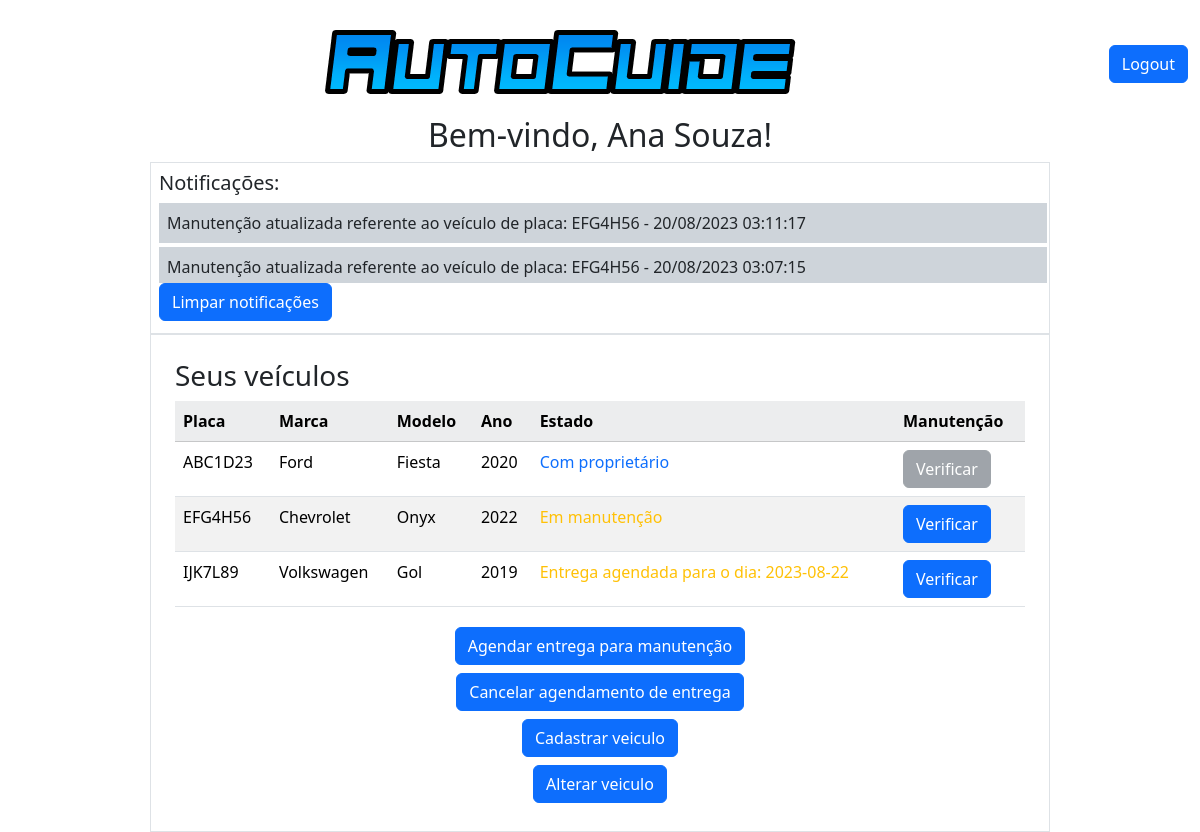
Page /app/views/painel.php (signed in) on the committed database.
### tables this page shows
CREATE TABLE `veiculos` (
  `id` int(11) NOT NULL,
  `marca` varchar(100) NOT NULL,
  `modelo` varchar(100) NOT NULL,
  `ano` int(11) NOT NULL,
  `placa` varchar(10) NOT NULL,
  `proprietario_id` int(11) NOT NULL,
  `estado_do_veiculo` varchar(100) NOT NULL
);

### includes/headerCliente.php (called while the page is built, shortened)
<?php
$user_id = $_SESSION['user_id'];
?>

### app/views/painel.php (the view, shortened to what this page needs)
<?php
require_once '../../includes/headerCliente.php';
require_once '../../includes/headerView.php';
require_once '../models/Manutencao.php';
require_once 'notificacoesView.php';
$user_nome = $_SESSION["user_nome"];
$databaseConnection = DatabaseConnection::getInstance();
$conn = $databaseConnection->getConnection();
$sql_consulta_veiculos = "SELECT id, placa, marca, modelo, ano, estado_do_veiculo FROM veiculos WHERE proprietario_id = $user_id";
$resultado_veiculos = $conn->query($sql_consulta_veiculos);
?>
<!DOCTYPE html>
<html>
<head>
    <link href="https://cdn.jsdelivr.net/npm/bootstrap@5.3.1/dist/css/bootstrap.min.css" rel="stylesheet"
>
</head>
<body>
    <div class="container-fluid d-flex justify-content-between align-items-center" style="margin-top: 1rem;">
        <?php headerVieW(); ?>
        <a href="../controllers/logout.php" class="btn btn-primary mb-1">Logout</a>
    </div>
    <div class="container d-flex align-items-start justify-content-center">
        <h2><a>Bem-vindo,</a>
            <?php echo $user_nome; ?>!
        </h2>
    </div>
    <?php
    $notificacoes = new Notificacoes();
    $notificacoesArray = $notificacoes->getNotificacoesFromDB($user_id);
    $notificacoesView = new NotificacoesView();
    $notificacoesView->mostrarNotificacoes($notificacoesArray);
    if ($resultado_veiculos->num_rows == 0) { ?>
        <div class="container-fluid d-flex justify-content-center border p-2" style="width: 75vw;">
            <?php
            echo "<p>Você ainda não possui veículos cadastrados.</p>";
            ?>
        </div>
        <?php
    } else {
        ?>
        <div class="d-flex flex-column justify-content-center align-items-center">
            <div class="col-md-4 border p-4" style="width: 75vw;">
                <h3>Seus veículos</h3>
                <table class="table table-striped text-body-white table-hover">
                    <tr class="table-light ">
                        <th>Placa</th>
                        <th>Marca</th>
                        <th>Modelo</th>
                        <th>Ano</th>
                        <th>Estado</th>
                        <th>Manutenção</th>
                    </tr>
                    <?php
                    while ($veiculo = $resultado_veiculos->fetch_assoc()) {
                        $placa = $veiculo['placa'];
                        $marca = $veiculo['marca'];
                        $modelo = $veiculo['modelo'];
                        $ano = $veiculo['ano'];
                        $estado = $veiculo['estado_do_veiculo'];
                        $sql_consulta_manutecao = "SELECT * FROM manutencoes WHERE placa = '$placa' AND estado_do_veiculo != 'Entregue ao proprietario' AND data_manutencao = (SELECT MAX(data_manutencao) FROM manutencoes WHERE placa = '$placa')";
                        if ($estado == "Com proprietário")
                            echo "<tr >";
                        echo "<td class=' fw-medium '>$placa</td>";
                        echo "<td>$marca</td>";
                        echo "<td>$modelo</td>";
                        echo "<td>$ano</td>";
                        echo "<td class=' fw-medium ";
                        if ($estado == "Com proprietário") {
                            echo "text-primary'";
                        } else if ($estado == "Manutenção concluída") {
                            echo " text-success'";
                        } else {
                            echo "text-warning'";
                        }
                        echo ">$estado</td>";
                        echo "<td>
                <form action='verificarManutencao.php' method='post'>
                <input type='hidden' name='placa' value='$placa'>
                 <input type='submit' value='Verificar' class='fw-medium ";
                        ?>
                        <?php
                        $resultado_manutencao = $conn->query($sql_consulta_manutecao);
                        if ($resultado_manutencao->num_rows == 0) {
                            echo "btn btn-secondary' disabled ";
                        } else if ($estado == "Com proprietário") {
                            echo "btn btn-secondary' disabled ";
                        } else {
                            echo "btn btn-primary'";
                        }
                        echo " ></form></td>";
                        echo "</tr>";
                    }
                    ?>
                </table>
                <div class="d-flex flex-column justify-content-center align-items-center">
                    <a href="agendamentoManutencao.php" class="btn btn-primary my-1">Agendar entrega para manutenção</a>
                    <a href="cancelamentoDeAgendamento.php" class="btn btn-primary my-1">Cancelar
                        agendamento de entrega</a>
                </div>
                <?php
    }
    ?>
            <div class="d-flex flex-column justify-content-center align-items-center">
                <a href="cadastroVeiculo.php" class="btn btn-primary my-1">Cadastrar veiculo</a>
                <?php
                if ($resultado_veiculos->num_rows !== 0) { ?>
                    <a href="alteracaoVeiculo.php" class="btn btn-primary my-1">Alterar veiculo</a>
                    <?php
                }
                ?>
            </div>
        </div>
    </div>
</body>
</html>

### includes/headerView.php (shortened to what this page needs)
<?php
function headerVieW()
{
    echo '<div class="container d-flex align-items-start justify-content-center">';
    echo '<img src="../../images/titulo.png" alt="Titulo da empresa">';
    echo '</div>';
}
?>

### app/views/notificacoesView.php (shortened to what this page needs)
<?php
class NotificacoesView
{
    public function mostrarNotificacoes(array $notificacoes)
    {
        $height = 0;
        if (count($notificacoes) > 0) {
            $height = 10;
        } else {
            $height = 5;
        }
        echo '<div class="container-fluid d-flex justify-content-center" >';
        echo '<div id="notification" class="border p-2"style="width: 75vw;">';
        echo '<h5>Notificações:</h5>';
        echo '<div id="notification" class=" overflow-auto" style="width: 74vw; height:';
        echo $height;
        echo 'vh;">';
        if (count($notificacoes) > 0) {
            foreach ($notificacoes as $notificacao) {
                echo '<div class="p-1 mb-1 bg-dark-subtle ">';
                echo '<p class="m-1">' . $notificacao . '</p>';
                echo '</div>';
            }
        } else {
            echo '<h4>Nenhuma notificação encontrada.</h4>';
        }
        echo '</div>';
        if (count($notificacoes) > 0) {
            echo '<a href="../controllers/notificacoesController.php?funcao=limparNotificacoes" class="btn btn-primary mb-1">Limpar notificações</a>';
        }
        echo '</div>';
        echo '</div>';
    }
}
?>

### rows in the picture
veiculos: placa "ABC1D23", marca "Ford", modelo "Fiesta", ano "2020", estado_do_veiculo "Com proprietário"
veiculos: placa "EFG4H56", marca "Chevrolet", modelo "Onyx", ano "2022", estado_do_veiculo "Em manutenção", estado_do_veiculo "Verificar"
veiculos: placa "IJK7L89", marca "Volkswagen", modelo "Gol", ano "2019", estado_do_veiculo "Entrega agendada para o dia: 2023-08-22", estado_do_veiculo "Verificar"

### other values in the picture
$user_nome "Ana Souza"
$notificacao "Manutenção atualizada referente ao veículo de placa: EFG4H56 - 20/08/2023 03:11:17"
$notificacao "Manutenção atualizada referente ao veículo de placa: EFG4H56 - 20/08/2023 03:07:15"
